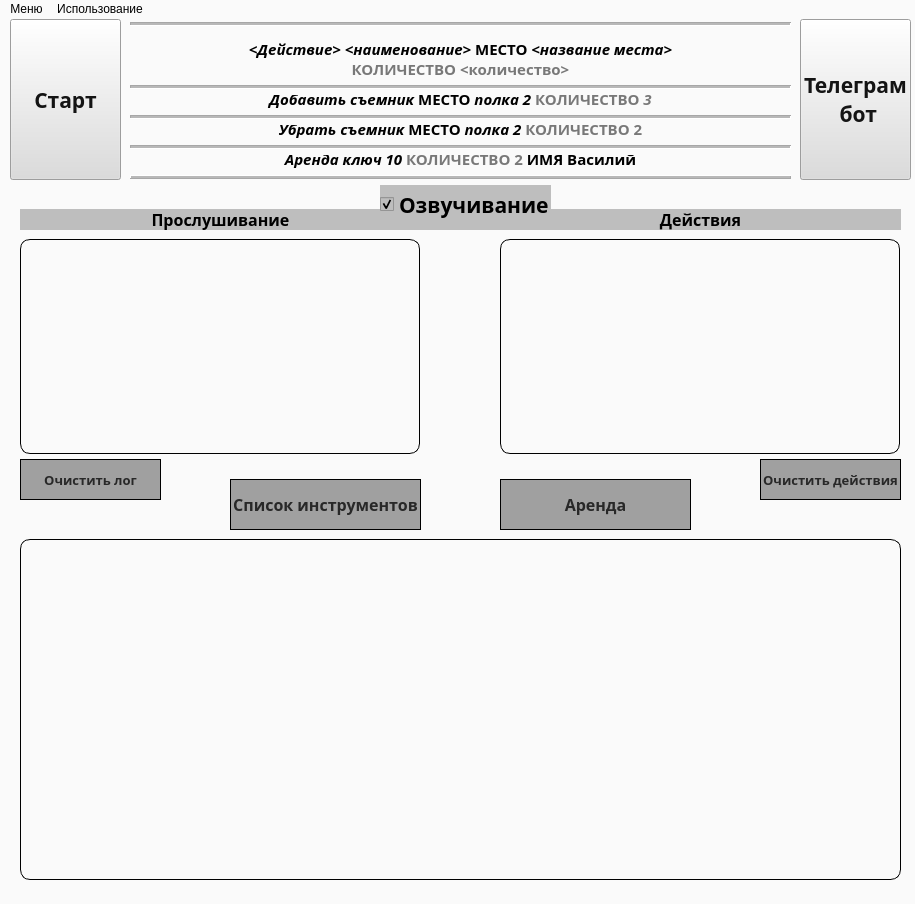
<?xml version="1.0" encoding="UTF-8"?>
<ui version="4.0">
 <class>MainWindow</class>
 <widget class="QMainWindow" name="MainWindow">
  <property name="geometry">
   <rect>
    <x>0</x>
    <y>0</y>
    <width>915</width>
    <height>904</height>
   </rect>
  </property>
  <property name="windowTitle">
   <string>Speech Control by Igor Pro</string>
  </property>
  <property name="styleSheet">
   <string notr="true">background-color:rgb(250, 250, 250);</string>
  </property>
  <widget class="QWidget" name="centralwidget">
   <widget class="QPushButton" name="pushButton_start">
    <property name="geometry">
     <rect>
      <x>10</x>
      <y>0</y>
      <width>111</width>
      <height>161</height>
     </rect>
    </property>
    <property name="font">
     <font>
      <family>Sitka Text</family>
      <pointsize>16</pointsize>
      <weight>75</weight>
      <italic>false</italic>
      <bold>true</bold>
     </font>
    </property>
    <property name="mouseTracking">
     <bool>false</bool>
    </property>
    <property name="styleSheet">
     <string notr="true">background-color: rgb(220,220,220);
border: 2px solid rbg(0,0,0);
color:rgb(20,20,20)</string>
    </property>
    <property name="text">
     <string>Старт</string>
    </property>
   </widget>
   <widget class="QPlainTextEdit" name="plainTextEdit">
    <property name="geometry">
     <rect>
      <x>20</x>
      <y>220</y>
      <width>400</width>
      <height>215</height>
     </rect>
    </property>
    <property name="font">
     <font>
      <family>Sitka Text</family>
      <pointsize>12</pointsize>
      <weight>75</weight>
      <italic>false</italic>
      <bold>true</bold>
     </font>
    </property>
    <property name="styleSheet">
     <string notr="true">border: 1px solid rgb(0,0,0);
border-radius: 10px</string>
    </property>
    <property name="readOnly">
     <bool>true</bool>
    </property>
   </widget>
   <widget class="QLabel" name="label_2">
    <property name="geometry">
     <rect>
      <x>20</x>
      <y>190</y>
      <width>401</width>
      <height>21</height>
     </rect>
    </property>
    <property name="font">
     <font>
      <family>Sitka Text</family>
      <pointsize>12</pointsize>
      <weight>75</weight>
      <bold>true</bold>
     </font>
    </property>
    <property name="styleSheet">
     <string notr="true">background-color:rgb(190,190,190);</string>
    </property>
    <property name="text">
     <string>Прослушивание</string>
    </property>
    <property name="alignment">
     <set>Qt::AlignCenter</set>
    </property>
   </widget>
   <widget class="QLabel" name="label_3">
    <property name="geometry">
     <rect>
      <x>500</x>
      <y>190</y>
      <width>401</width>
      <height>21</height>
     </rect>
    </property>
    <property name="font">
     <font>
      <family>Sitka Text</family>
      <pointsize>12</pointsize>
      <weight>75</weight>
      <bold>true</bold>
     </font>
    </property>
    <property name="styleSheet">
     <string notr="true">background-color:rgb(190,190,190)</string>
    </property>
    <property name="text">
     <string>Действия</string>
    </property>
    <property name="alignment">
     <set>Qt::AlignCenter</set>
    </property>
   </widget>
   <widget class="QPlainTextEdit" name="plainTextEdit_actions">
    <property name="geometry">
     <rect>
      <x>500</x>
      <y>220</y>
      <width>400</width>
      <height>215</height>
     </rect>
    </property>
    <property name="font">
     <font>
      <family>Sitka Text</family>
      <pointsize>12</pointsize>
      <weight>75</weight>
      <bold>true</bold>
     </font>
    </property>
    <property name="styleSheet">
     <string notr="true">border: 1px solid rgb(0,0,0);
border-radius: 10px</string>
    </property>
    <property name="readOnly">
     <bool>true</bool>
    </property>
   </widget>
   <widget class="QPushButton" name="pushButton_load">
    <property name="geometry">
     <rect>
      <x>230</x>
      <y>460</y>
      <width>191</width>
      <height>51</height>
     </rect>
    </property>
    <property name="font">
     <font>
      <family>Sitka Text</family>
      <pointsize>12</pointsize>
      <weight>75</weight>
      <bold>true</bold>
     </font>
    </property>
    <property name="styleSheet">
     <string notr="true">background-color: rgb(160,160,160);
border: 1px solid rgb(0,0,0);
color:rgb(40,40,40)</string>
    </property>
    <property name="text">
     <string>Список инструментов</string>
    </property>
   </widget>
   <widget class="QTableWidget" name="tableWidget">
    <property name="geometry">
     <rect>
      <x>20</x>
      <y>520</y>
      <width>881</width>
      <height>341</height>
     </rect>
    </property>
    <property name="font">
     <font>
      <family>Sitka Text</family>
      <pointsize>11</pointsize>
      <weight>75</weight>
      <bold>true</bold>
     </font>
    </property>
    <property name="styleSheet">
     <string notr="true">border: 1px solid rgb(0,0,0);
border-radius: 10px</string>
    </property>
   </widget>
   <widget class="QPushButton" name="pushButton_start_tg">
    <property name="geometry">
     <rect>
      <x>800</x>
      <y>0</y>
      <width>111</width>
      <height>161</height>
     </rect>
    </property>
    <property name="font">
     <font>
      <family>Sitka Text</family>
      <pointsize>16</pointsize>
      <weight>75</weight>
      <italic>false</italic>
      <bold>true</bold>
     </font>
    </property>
    <property name="styleSheet">
     <string notr="true">background-color: rgb(220,220,220);
border: 2px solid rbg(0,0,0);
color:rgb(20,20,20)</string>
    </property>
    <property name="text">
     <string>Телеграм
 бот</string>
    </property>
   </widget>
   <widget class="QPushButton" name="pushButton_log_clear">
    <property name="geometry">
     <rect>
      <x>20</x>
      <y>440</y>
      <width>141</width>
      <height>41</height>
     </rect>
    </property>
    <property name="font">
     <font>
      <family>Sitka Text</family>
      <pointsize>10</pointsize>
      <weight>75</weight>
      <bold>true</bold>
     </font>
    </property>
    <property name="styleSheet">
     <string notr="true">background-color: rgb(160,160,160);
border: 1px solid rgb(0,0,0);
color:rgb(40,40,40)</string>
    </property>
    <property name="text">
     <string>Очистить лог</string>
    </property>
   </widget>
   <widget class="QPushButton" name="pushButton_actions_clear">
    <property name="geometry">
     <rect>
      <x>760</x>
      <y>440</y>
      <width>141</width>
      <height>41</height>
     </rect>
    </property>
    <property name="font">
     <font>
      <family>Sitka Text</family>
      <pointsize>10</pointsize>
      <weight>75</weight>
      <bold>true</bold>
     </font>
    </property>
    <property name="styleSheet">
     <string notr="true">background-color: rgb(160,160,160);
border: 1px solid rgb(0,0,0);
color:rgb(40,40,40)</string>
    </property>
    <property name="text">
     <string>Очистить действия</string>
    </property>
   </widget>
   <widget class="QCheckBox" name="checkBox_speech">
    <property name="geometry">
     <rect>
      <x>380</x>
      <y>160</y>
      <width>171</width>
      <height>51</height>
     </rect>
    </property>
    <property name="font">
     <font>
      <family>Sitka Text</family>
      <pointsize>16</pointsize>
      <weight>75</weight>
      <bold>true</bold>
     </font>
    </property>
    <property name="tabletTracking">
     <bool>false</bool>
    </property>
    <property name="layoutDirection">
     <enum>Qt::LeftToRight</enum>
    </property>
    <property name="styleSheet">
     <string notr="true">background-color:rgb(190,190,190)</string>
    </property>
    <property name="text">
     <string>Озвучивание</string>
    </property>
    <property name="checked">
     <bool>true</bool>
    </property>
   </widget>
   <widget class="QLabel" name="label">
    <property name="geometry">
     <rect>
      <x>130</x>
      <y>60</y>
      <width>661</width>
      <height>41</height>
     </rect>
    </property>
    <property name="font">
     <font>
      <family>Sitka Text</family>
      <pointsize>10</pointsize>
      <weight>50</weight>
      <bold>false</bold>
     </font>
    </property>
    <property name="text">
     <string>&lt;html&gt;&lt;head/&gt;&lt;body&gt;&lt;p align=&quot;center&quot;&gt;&lt;span style=&quot; font-size:11pt; font-weight:600; font-style:italic; color:#000000;&quot;&gt;Добавить съемник &lt;/span&gt;&lt;span style=&quot; font-size:11pt; font-weight:600; color:#000000;&quot;&gt;МЕСТО&lt;/span&gt;&lt;span style=&quot; font-size:11pt; font-weight:600; font-style:italic; color:#000000;&quot;&gt; полка 2 &lt;/span&gt;&lt;span style=&quot; font-size:11pt; font-weight:600; color:#787878;&quot;&gt;КОЛИЧЕСТВО &lt;/span&gt;&lt;span style=&quot; font-size:11pt; font-weight:600; font-style:italic; color:#787878;&quot;&gt;3&lt;/span&gt;&lt;/p&gt;&lt;/body&gt;&lt;/html&gt;</string>
    </property>
   </widget>
   <widget class="QLabel" name="label_4">
    <property name="geometry">
     <rect>
      <x>130</x>
      <y>90</y>
      <width>661</width>
      <height>41</height>
     </rect>
    </property>
    <property name="font">
     <font>
      <family>Sitka Text</family>
      <pointsize>10</pointsize>
      <weight>75</weight>
      <bold>true</bold>
     </font>
    </property>
    <property name="text">
     <string>&lt;html&gt;&lt;head/&gt;&lt;body&gt;&lt;p align=&quot;center&quot;&gt;&lt;span style=&quot; font-size:11pt; font-style:italic; color:#000000;&quot;&gt;Убрать съемник &lt;/span&gt;&lt;span style=&quot; font-size:11pt; color:#000000;&quot;&gt;МЕСТО&lt;/span&gt;&lt;span style=&quot; font-size:11pt; font-style:italic; color:#000000;&quot;&gt; полка 2 &lt;/span&gt;&lt;span style=&quot; font-size:11pt; color:#787878;&quot;&gt;КОЛИЧЕСТВО 2&lt;/span&gt;&lt;/p&gt;&lt;/body&gt;&lt;/html&gt;</string>
    </property>
   </widget>
   <widget class="QLabel" name="label_5">
    <property name="geometry">
     <rect>
      <x>130</x>
      <y>10</y>
      <width>661</width>
      <height>61</height>
     </rect>
    </property>
    <property name="font">
     <font>
      <family>Sitka Text</family>
      <pointsize>10</pointsize>
      <weight>50</weight>
      <bold>false</bold>
     </font>
    </property>
    <property name="text">
     <string>&lt;html&gt;&lt;head/&gt;&lt;body&gt;&lt;p align=&quot;center&quot;&gt;&lt;span style=&quot; font-size:11pt; font-weight:600; font-style:italic; color:#000000;&quot;&gt;&amp;lt;Действие&amp;gt; &amp;lt;наименование&amp;gt; &lt;/span&gt;&lt;span style=&quot; font-size:11pt; font-weight:600; color:#000000;&quot;&gt;МЕСТО&lt;/span&gt;&lt;span style=&quot; font-size:11pt; font-weight:600; font-style:italic; color:#000000;&quot;&gt; &amp;lt;название места&amp;gt;&lt;/span&gt;&lt;span style=&quot; font-size:11pt; font-weight:600; font-style:italic; color:#ff0000;&quot;&gt;&lt;br/&gt;&lt;/span&gt;&lt;span style=&quot; font-size:11pt; font-weight:600; color:#787878;&quot;&gt;КОЛИЧЕСТВО &amp;lt;количество&amp;gt;&lt;/span&gt;&lt;/p&gt;&lt;/body&gt;&lt;/html&gt;</string>
    </property>
   </widget>
   <widget class="QPushButton" name="pushButton_load_rent">
    <property name="geometry">
     <rect>
      <x>500</x>
      <y>460</y>
      <width>191</width>
      <height>51</height>
     </rect>
    </property>
    <property name="font">
     <font>
      <family>Sitka Text</family>
      <pointsize>12</pointsize>
      <weight>75</weight>
      <bold>true</bold>
     </font>
    </property>
    <property name="styleSheet">
     <string notr="true">background-color: rgb(160,160,160);
border: 1px solid rgb(0,0,0);
color:rgb(40,40,40)</string>
    </property>
    <property name="text">
     <string>Аренда</string>
    </property>
   </widget>
   <widget class="QLabel" name="label_6">
    <property name="geometry">
     <rect>
      <x>130</x>
      <y>120</y>
      <width>661</width>
      <height>41</height>
     </rect>
    </property>
    <property name="font">
     <font>
      <family>Sitka Text</family>
      <pointsize>10</pointsize>
      <weight>75</weight>
      <bold>true</bold>
     </font>
    </property>
    <property name="text">
     <string>&lt;html&gt;&lt;head/&gt;&lt;body&gt;&lt;p align=&quot;center&quot;&gt;&lt;span style=&quot; font-size:11pt; font-style:italic; color:#000000;&quot;&gt;Аренда ключ 10 &lt;/span&gt;&lt;span style=&quot; font-size:11pt; color:#787878;&quot;&gt;КОЛИЧЕСТВО 2 &lt;/span&gt;&lt;span style=&quot; font-size:11pt; color:#000000;&quot;&gt;ИМЯ Василий&lt;/span&gt;&lt;/p&gt;&lt;/body&gt;&lt;/html&gt;</string>
    </property>
   </widget>
   <widget class="Line" name="line">
    <property name="geometry">
     <rect>
      <x>130</x>
      <y>150</y>
      <width>661</width>
      <height>16</height>
     </rect>
    </property>
    <property name="frameShadow">
     <enum>QFrame::Raised</enum>
    </property>
    <property name="midLineWidth">
     <number>2</number>
    </property>
    <property name="orientation">
     <enum>Qt::Horizontal</enum>
    </property>
   </widget>
   <widget class="Line" name="line_2">
    <property name="geometry">
     <rect>
      <x>130</x>
      <y>-5</y>
      <width>661</width>
      <height>21</height>
     </rect>
    </property>
    <property name="styleSheet">
     <string notr="true"/>
    </property>
    <property name="frameShadow">
     <enum>QFrame::Sunken</enum>
    </property>
    <property name="midLineWidth">
     <number>2</number>
    </property>
    <property name="orientation">
     <enum>Qt::Horizontal</enum>
    </property>
   </widget>
   <widget class="Line" name="line_3">
    <property name="geometry">
     <rect>
      <x>130</x>
      <y>60</y>
      <width>661</width>
      <height>16</height>
     </rect>
    </property>
    <property name="midLineWidth">
     <number>2</number>
    </property>
    <property name="orientation">
     <enum>Qt::Horizontal</enum>
    </property>
   </widget>
   <widget class="Line" name="line_4">
    <property name="geometry">
     <rect>
      <x>130</x>
      <y>90</y>
      <width>661</width>
      <height>16</height>
     </rect>
    </property>
    <property name="midLineWidth">
     <number>2</number>
    </property>
    <property name="orientation">
     <enum>Qt::Horizontal</enum>
    </property>
   </widget>
   <widget class="Line" name="line_5">
    <property name="geometry">
     <rect>
      <x>130</x>
      <y>120</y>
      <width>661</width>
      <height>16</height>
     </rect>
    </property>
    <property name="midLineWidth">
     <number>2</number>
    </property>
    <property name="orientation">
     <enum>Qt::Horizontal</enum>
    </property>
   </widget>
  </widget>
  <widget class="QMenuBar" name="menubar">
   <property name="geometry">
    <rect>
     <x>0</x>
     <y>0</y>
     <width>915</width>
     <height>21</height>
    </rect>
   </property>
   <widget class="QMenu" name="menu">
    <property name="title">
     <string>Меню</string>
    </property>
    <widget class="QMenu" name="menu_2">
     <property name="title">
      <string>Настройки</string>
     </property>
     <addaction name="actionSettingsGeneral"/>
     <addaction name="actionSettingsTg"/>
    </widget>
    <addaction name="menu_2"/>
   </widget>
   <widget class="QMenu" name="menu_3">
    <property name="title">
     <string>Использование</string>
    </property>
    <addaction name="actionInstruction"/>
   </widget>
   <addaction name="menu"/>
   <addaction name="menu_3"/>
  </widget>
  <widget class="QStatusBar" name="statusbar"/>
  <action name="action_2">
   <property name="text">
    <string>фыв</string>
   </property>
  </action>
  <action name="actionSettingsGeneral">
   <property name="text">
    <string>Общие</string>
   </property>
  </action>
  <action name="actionSettingsTg">
   <property name="text">
    <string>Телеграм бот</string>
   </property>
  </action>
  <action name="actionInstruction">
   <property name="text">
    <string>Инструкция</string>
   </property>
  </action>
 </widget>
 <resources/>
 <connections/>
</ui>
